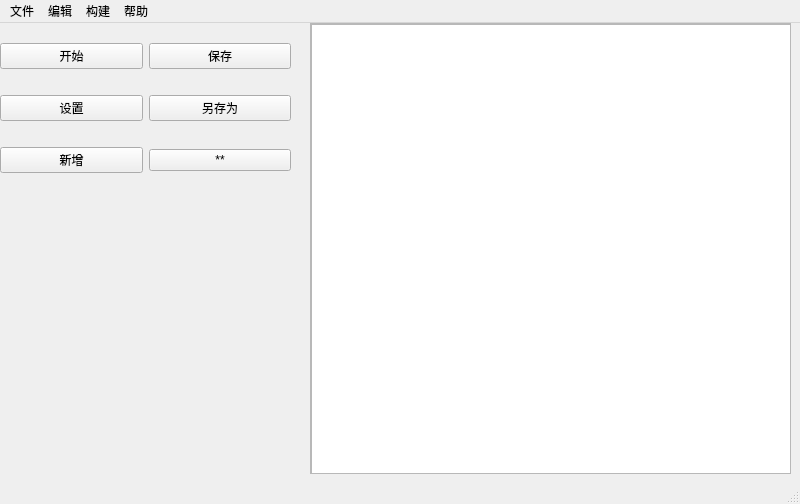
<?xml version="1.0" encoding="UTF-8"?>
<ui version="4.0">
 <class>MainWindow</class>
 <widget class="QMainWindow" name="MainWindow">
  <property name="geometry">
   <rect>
    <x>0</x>
    <y>0</y>
    <width>800</width>
    <height>504</height>
   </rect>
  </property>
  <property name="windowTitle">
   <string>MainWindow</string>
  </property>
  <widget class="QWidget" name="centralwidget">
   <widget class="QWidget" name="gridLayoutWidget">
    <property name="geometry">
     <rect>
      <x>0</x>
      <y>0</y>
      <width>291</width>
      <height>171</height>
     </rect>
    </property>
    <layout class="QGridLayout" name="gridLayout">
     <item row="0" column="0">
      <widget class="QPushButton" name="startButton">
       <property name="text">
        <string>开始</string>
       </property>
      </widget>
     </item>
     <item row="0" column="1">
      <widget class="QPushButton" name="saveButton">
       <property name="text">
        <string>保存</string>
       </property>
      </widget>
     </item>
     <item row="1" column="1">
      <widget class="QPushButton" name="saveAsButton">
       <property name="text">
        <string>另存为</string>
       </property>
      </widget>
     </item>
     <item row="1" column="0">
      <widget class="QPushButton" name="setButton">
       <property name="text">
        <string>设置</string>
       </property>
      </widget>
     </item>
     <item row="2" column="0">
      <widget class="QPushButton" name="newFileButton">
       <property name="text">
        <string>新增</string>
       </property>
      </widget>
     </item>
     <item row="2" column="1">
      <widget class="QPushButton" name="Button">
       <property name="text">
        <string>**</string>
       </property>
      </widget>
     </item>
    </layout>
   </widget>
   <widget class="QScrollArea" name="scrollArea">
    <property name="geometry">
     <rect>
      <x>310</x>
      <y>0</y>
      <width>481</width>
      <height>451</height>
     </rect>
    </property>
    <property name="widgetResizable">
     <bool>true</bool>
    </property>
    <widget class="QWidget" name="scrollAreaWidgetContents">
     <property name="geometry">
      <rect>
       <x>0</x>
       <y>0</y>
       <width>479</width>
       <height>449</height>
      </rect>
     </property>
     <widget class="QTextBrowser" name="displayBrower">
      <property name="geometry">
       <rect>
        <x>0</x>
        <y>0</y>
        <width>481</width>
        <height>451</height>
       </rect>
      </property>
     </widget>
    </widget>
   </widget>
  </widget>
  <widget class="QMenuBar" name="menubar">
   <property name="geometry">
    <rect>
     <x>0</x>
     <y>0</y>
     <width>800</width>
     <height>23</height>
    </rect>
   </property>
   <widget class="QMenu" name="menu">
    <property name="title">
     <string>文件</string>
    </property>
    <addaction name="actionxinjian"/>
    <addaction name="actionopen_file"/>
    <addaction name="actionsave_file"/>
    <addaction name="actionclose_and_exit"/>
   </widget>
   <widget class="QMenu" name="menu_2">
    <property name="title">
     <string>编辑</string>
    </property>
    <addaction name="actioncopy"/>
    <addaction name="actionpaste"/>
   </widget>
   <widget class="QMenu" name="menu_3">
    <property name="title">
     <string>构建</string>
    </property>
   </widget>
   <widget class="QMenu" name="menu_4">
    <property name="title">
     <string>帮助</string>
    </property>
   </widget>
   <addaction name="menu"/>
   <addaction name="menu_2"/>
   <addaction name="menu_3"/>
   <addaction name="menu_4"/>
  </widget>
  <widget class="QStatusBar" name="statusbar"/>
  <action name="actionxinjian">
   <property name="text">
    <string>新建文件</string>
   </property>
  </action>
  <action name="actionopen_file">
   <property name="text">
    <string>打开文件</string>
   </property>
  </action>
  <action name="actionsave_file">
   <property name="text">
    <string>保存</string>
   </property>
  </action>
  <action name="actionclose_and_exit">
   <property name="text">
    <string>关闭并退出</string>
   </property>
  </action>
  <action name="actioncopy">
   <property name="text">
    <string>copy</string>
   </property>
  </action>
  <action name="actionpaste">
   <property name="text">
    <string>paste</string>
   </property>
  </action>
 </widget>
 <resources/>
 <connections>
  <connection>
   <sender>startButton</sender>
   <signal>clicked()</signal>
   <receiver>MainWindow</receiver>
   <slot>sstartbutton_clock()</slot>
   <hints>
    <hint type="sourcelabel">
     <x>46</x>
     <y>50</y>
    </hint>
    <hint type="destinationlabel">
     <x>145</x>
     <y>76</y>
    </hint>
   </hints>
  </connection>
  <connection>
   <sender>saveButton</sender>
   <signal>clicked()</signal>
   <receiver>MainWindow</receiver>
   <slot>saveButton_click()</slot>
   <hints>
    <hint type="sourcelabel">
     <x>222</x>
     <y>59</y>
    </hint>
    <hint type="destinationlabel">
     <x>302</x>
     <y>32</y>
    </hint>
   </hints>
  </connection>
  <connection>
   <sender>setButton</sender>
   <signal>clicked()</signal>
   <receiver>MainWindow</receiver>
   <slot>setButton_click()</slot>
   <hints>
    <hint type="sourcelabel">
     <x>71</x>
     <y>109</y>
    </hint>
    <hint type="destinationlabel">
     <x>124</x>
     <y>124</y>
    </hint>
   </hints>
  </connection>
  <connection>
   <sender>newFileButton</sender>
   <signal>clicked()</signal>
   <receiver>MainWindow</receiver>
   <slot>newfileButton_click()</slot>
   <hints>
    <hint type="sourcelabel">
     <x>74</x>
     <y>165</y>
    </hint>
    <hint type="destinationlabel">
     <x>104</x>
     <y>180</y>
    </hint>
   </hints>
  </connection>
 </connections>
 <slots>
  <slot>sstartbutton_clock()</slot>
  <slot>saveButton_click()</slot>
  <slot>setButton_click()</slot>
  <slot>newfileButton_click()</slot>
 </slots>
</ui>
